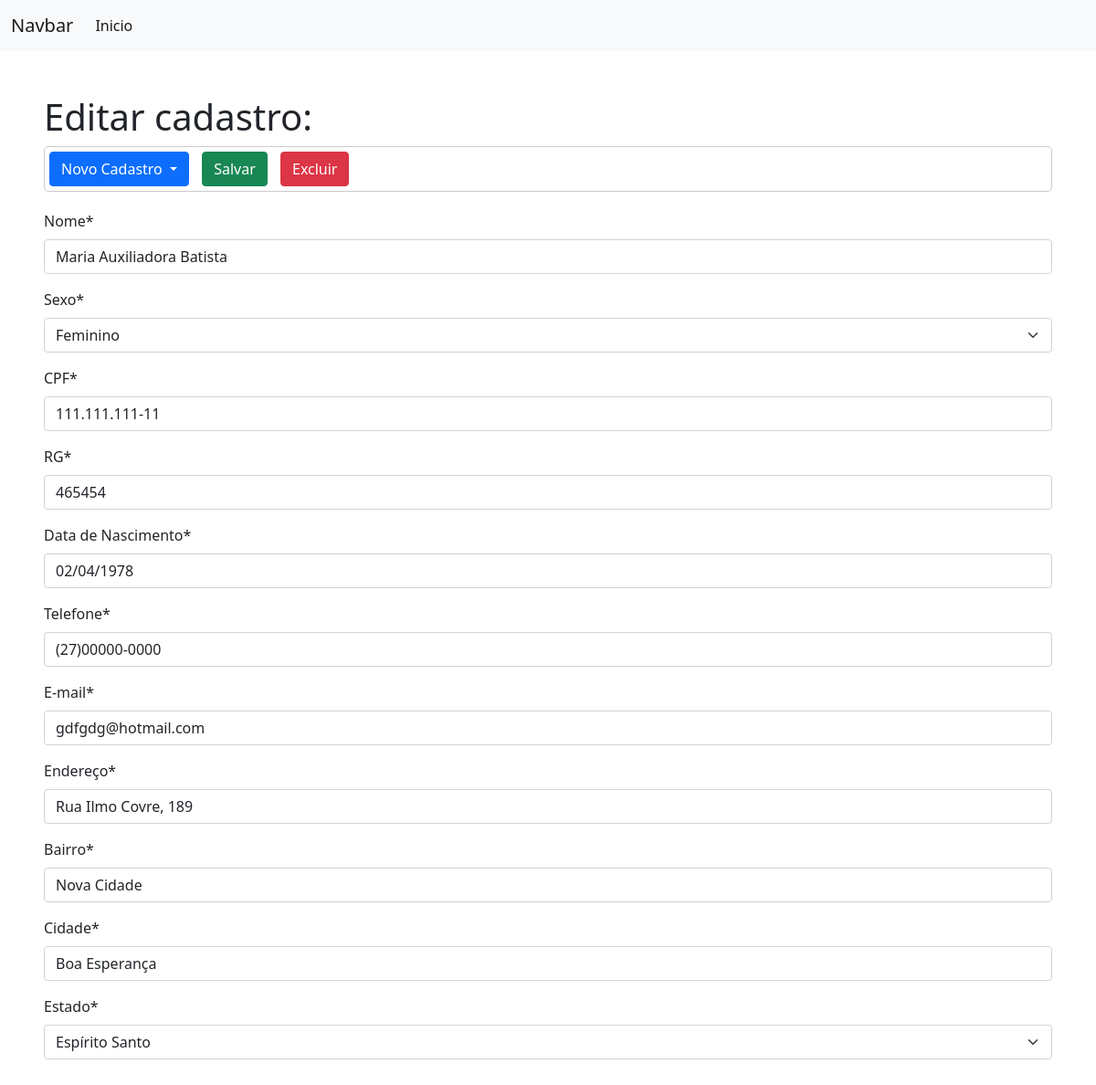
Before: /editar_pf/5/ with the older database file.
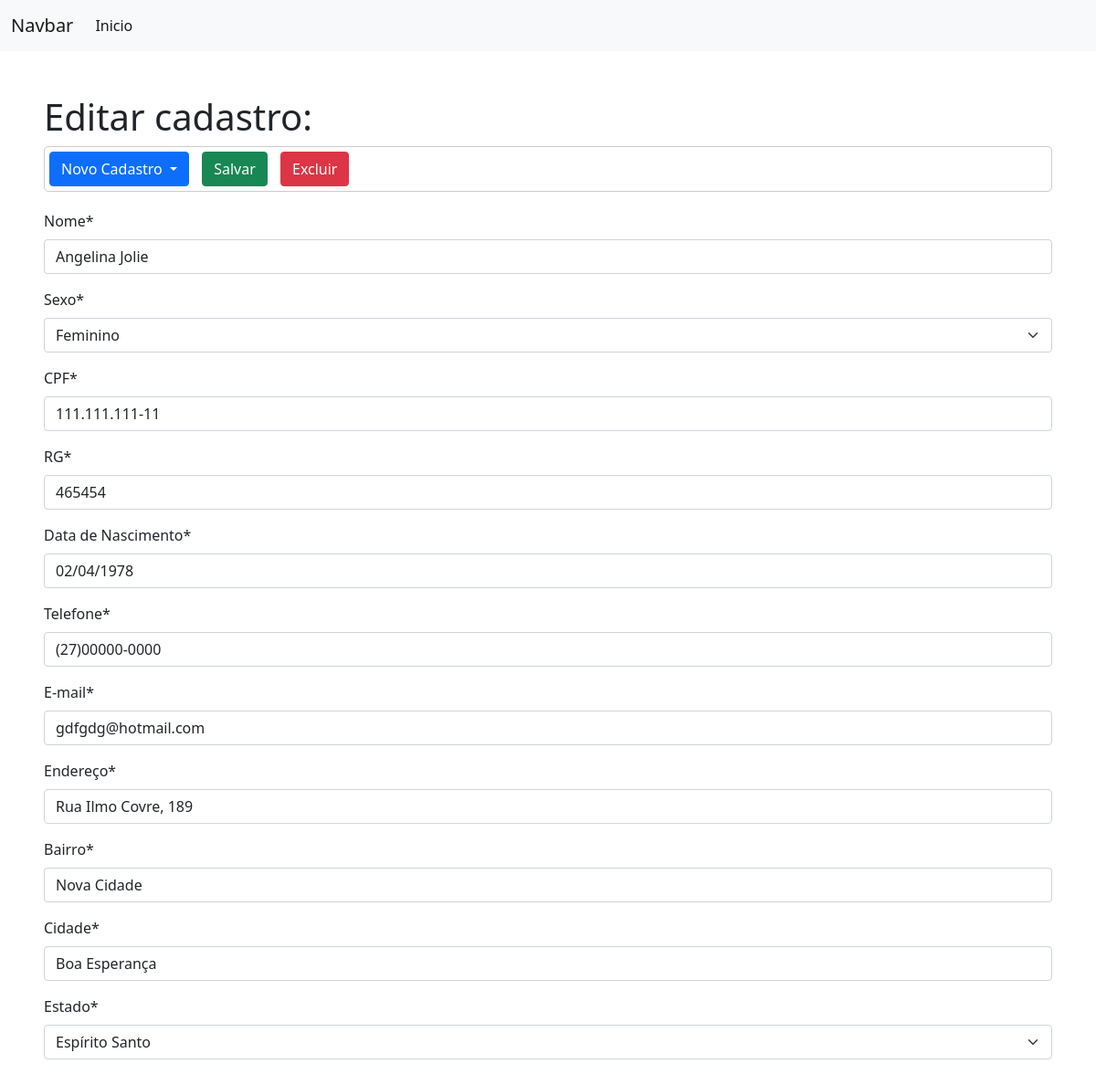
After: the same page with the newer database file.
### formulario/models.py (models this page shows, shortened)
class DadosPessoa(models.Model):
    SEXO_CHOICE = (
        ('M', 'Masculino'),
        ('F', 'Feminino')
    )
    UF_CHOICES = (
        ('AC', 'Acre'),
        ('AL', 'Alagoas'),
        ('AP', 'Amapá'),
        ('BA', 'Bahia'),
        ('CE', 'Ceará'),
        ('DF', 'Distrito Federal'),
        ('ES', 'Espírito Santo'),
        ('GO', 'Goiás'),
        ('MA', 'Maranão'),
        ('MG', 'Minas Gerais'),
        ('MS', 'Mato Grosso do Sul'),
        ('MT', 'Mato Grosso'),
        ('PA', 'Pará'),
        ('PB', 'Paraíba'),
        ('PE', 'Pernanbuco'),
        ('PI', 'Piauí'),
        ('PR', 'Paraná'),
        ('RJ', 'Rio de Janeiro'),
        ('RN', 'Rio Grande do Norte'),
        ('RO', 'Rondônia'),
        ('RR', 'Roraima'),
        ('RS', 'Rio Grande do Sul'),
        ('SC', 'Santa Catarina'),
        ('SE', 'Sergipe'),
        ('SP', 'São Paulo'),
        ('TO', 'Tocantins')
    )
    nome = models.CharField(max_length=100, verbose_name='Nome')
    sexo = models.CharField(max_length=1, choices=SEXO_CHOICE, verbose_name='Sexo')
    cpf = models.CharField(max_length=14, verbose_name='CPF')
    rg = models.CharField(max_length=11, verbose_name='RG')
    dt_nasc = models.DateField(verbose_name='Data de Nascimento', null=True)
    cnpj = models.CharField(max_length=20, verbose_name='CNPJ')
    insc_estadual = models.CharField(max_length=15, verbose_name='Inscrição Estadual')
    telefone = models.CharField(max_length=15, verbose_name='Telefone')
    email = models.CharField(max_length=100, verbose_name='E-mail')
    endereco = models.CharField(max_length=100, verbose_name='Endereço')
    bairro = models.CharField(max_length=100, verbose_name='Bairro')
    cidade = models.CharField(max_length=50, verbose_name='Cidade')
    estado = models.CharField(max_length=2, choices=UF_CHOICES, verbose_name='Estado')

### formulario/views.py (the view)
# urls.py: path('editar_pf/<int:id>/', views.editar_cadastro_pf, name='editar-cadastro-pf'),
def editar_cadastro_pf(request, id):
    cad = get_object_or_404(DadosPessoa, pk=id)
    form_pf = FormPessoaFisica(instance=cad)
    if request.method == 'POST':
        form_pf = FormPessoaFisica(request.POST, instance=cad)
        if not form_pf.is_valid():
            return render(request, 'cadastro/edit_pf.html', {'form': form_pf})
        else:
            cad.save()
            return redirect('/')
    else:
        return render(request, 'cadastro/edit_pf.html', {'form': form_pf})

### formulario/forms.py
class FormPessoaFisica(forms.ModelForm):
    class Meta:
        model = DadosPessoa
        exclude = 'cnpj', 'insc_estadual'

### formulario/templates/cadastro/edit_pf.html (shortened to what this page needs)
<!DOCTYPE html>
{% extends 'base.html' %}
{% load crispy_forms_tags %}
{% load static %}
   {% block content %}
        <h1>Editar cadastro:</h1>
        <form method="POST">
            <div class="dropdown">
                <button class="btn btn-primary dropdown-toggle" type="button" id="dropdownMenuButton1" data-bs-toggle="dropdown" aria-expanded="false">
                    Novo Cadastro
                </button>
                <input type="submit" class="btn btn-success" value="Salvar">
                <button type="button" class="btn btn-danger">Excluir</button>
            </div>
            {{form|crispy}}
        </form>
   {% endblock %}

Changed rows visible on the page:
changed DadosPessoa "Feminino": nome "Maria Auxiliadora Batista" → "Angelina Jolie"
